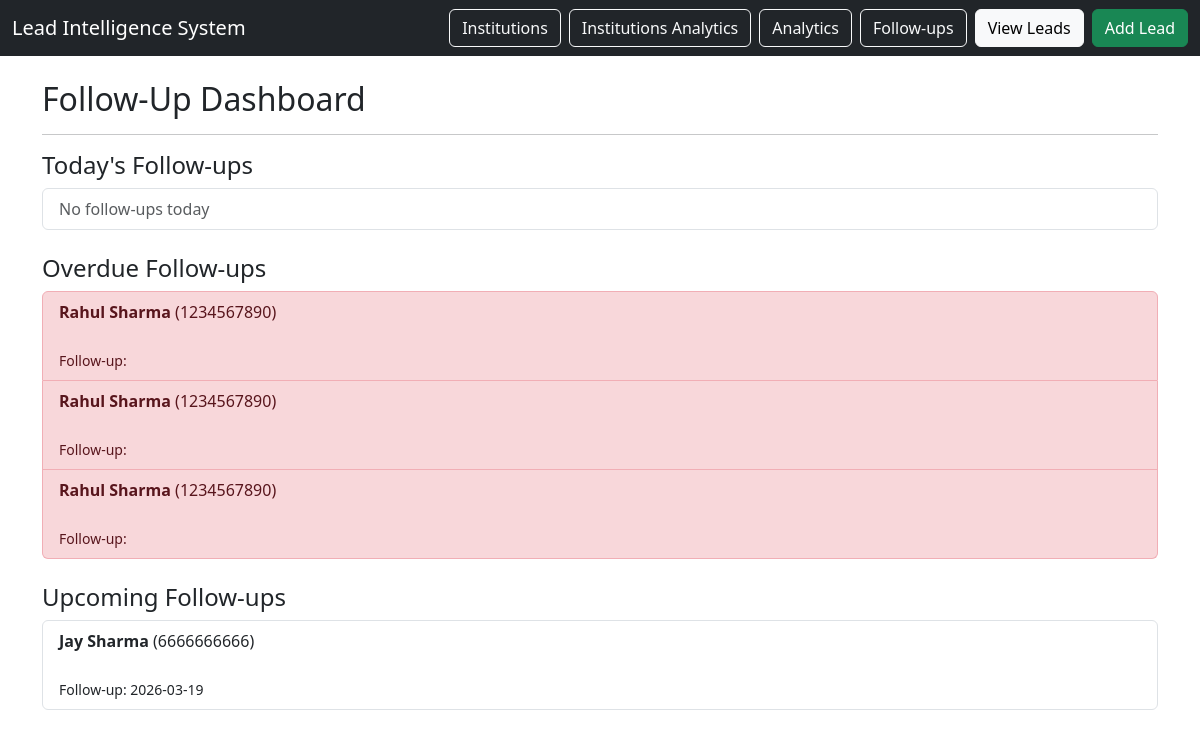
Before: /followups with the older database file.
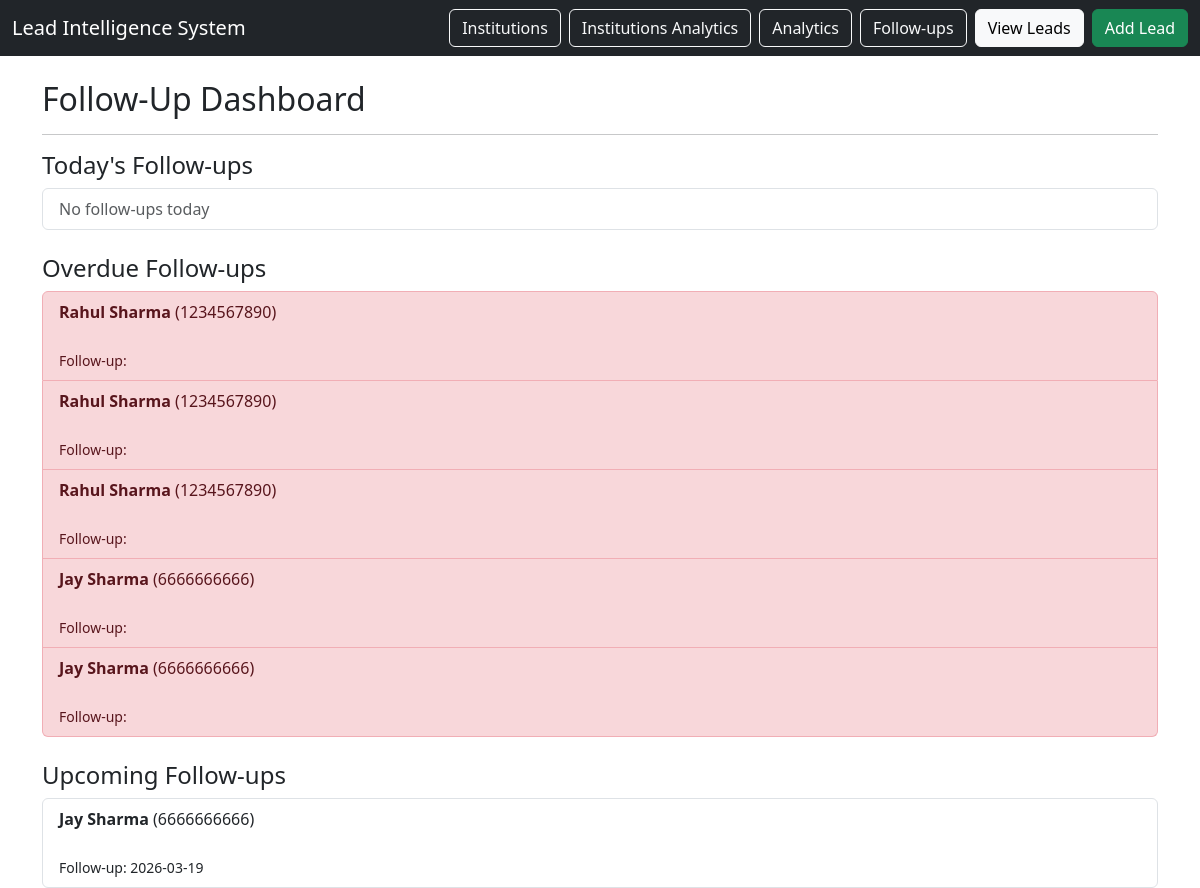
After: the same page with the newer database file.
### tables this page shows
CREATE TABLE interactions (
    interaction_id INTEGER PRIMARY KEY AUTOINCREMENT,
    lead_id INTEGER NOT NULL,
    interaction_type TEXT NOT NULL,
    notes TEXT,
    follow_up_date DATE,
    created_at TIMESTAMP DEFAULT CURRENT_TIMESTAMP,

    FOREIGN KEY (lead_id) REFERENCES leads(lead_id)
);

CREATE TABLE leads (
    lead_id INTEGER PRIMARY KEY AUTOINCREMENT,
    student_name TEXT NOT NULL,
    phone TEXT,
    city TEXT,
    school_id INTEGER,
    coaching_id INTEGER,
    course_interest TEXT,
    lead_source TEXT,
    interest_level TEXT,
    lead_score INTEGER DEFAULT 0,
    status TEXT CHECK(status IN (
        'new',
        'contacted',
        'interested',
        'applied',
        'admitted',
        'lost'
    )) DEFAULT 'new',
    created_at TIMESTAMP DEFAULT CURRENT_TIMESTAMP,
    notes TEXT,

    FOREIGN KEY (school_id) REFERENCES institutions(institution_id),
    FOREIGN KEY (coaching_id) REFERENCES institutions(institution_id)
);

### app.py (the view)
@app.route("/followups")
def followups():
    db = get_db()
    today = db.execute("""
        SELECT l.student_name, l.phone, i.notes, i.follow_up_date
        FROM interactions i
        JOIN leads l ON i.lead_id = l.lead_id
        WHERE i.follow_up_date = DATE('now')
        ORDER BY i.follow_up_date
    """).fetchall()
    overdue = db.execute("""
        SELECT l.student_name, l.phone, i.notes, i.follow_up_date
        FROM interactions i
        JOIN leads l ON i.lead_id = l.lead_id
        WHERE i.follow_up_date < DATE('now')
        ORDER BY i.follow_up_date
    """).fetchall()
    upcoming = db.execute("""
        SELECT l.student_name, l.phone, i.notes, i.follow_up_date
        FROM interactions i
        JOIN leads l ON i.lead_id = l.lead_id
        WHERE i.follow_up_date > DATE('now')
        ORDER BY i.follow_up_date
    """).fetchall()
    return render_template(
        "followups.html",
        today=today,
        overdue=overdue,
        upcoming=upcoming
    )

### database/db_connection.py (called while the page is built)
def get_db():
    conn = sqlite3.connect(DB_NAME)
    conn.row_factory = sqlite3.Row
    return conn

### templates/followups.html
{% extends "base.html" %}
{% block content %}
<h2>Follow-Up Dashboard</h2>
<hr>
<h4>Today's Follow-ups</h4>
<ul class="list-group mb-4">
{% for f in today %}
<li class="list-group-item">
<strong>{{ f.student_name }}</strong> ({{ f.phone }})<br>
{{ f.notes }}<br>
<small>Follow-up: {{ f.follow_up_date }}</small>
</li>
{% else %}
<li class="list-group-item text-muted">
No follow-ups today
</li>
{% endfor %}
</ul>
<h4>Overdue Follow-ups</h4>
<ul class="list-group mb-4">
{% for f in overdue %}
<li class="list-group-item list-group-item-danger">
<strong>{{ f.student_name }}</strong> ({{ f.phone }})<br>
{{ f.notes }}<br>
<small>Follow-up: {{ f.follow_up_date }}</small>
</li>
{% else %}
<li class="list-group-item text-muted">
No overdue follow-ups
</li>
{% endfor %}
</ul>
<h4>Upcoming Follow-ups</h4>
<ul class="list-group">
{% for f in upcoming %}
<li class="list-group-item">
<strong>{{ f.student_name }}</strong> ({{ f.phone }})<br>
{{ f.notes }}<br>
<small>Follow-up: {{ f.follow_up_date }}</small>
</li>
{% else %}
<li class="list-group-item text-muted">
No upcoming follow-ups
</li>
{% endfor %}
</ul>
{% endblock %}

Changed rows visible on the page:
added interactions: student_name "Jay Sharma", phone "6666666666", shown under "Overdue Follow-ups"
added interactions: student_name "Jay Sharma", phone "6666666666", shown under "Overdue Follow-ups"
